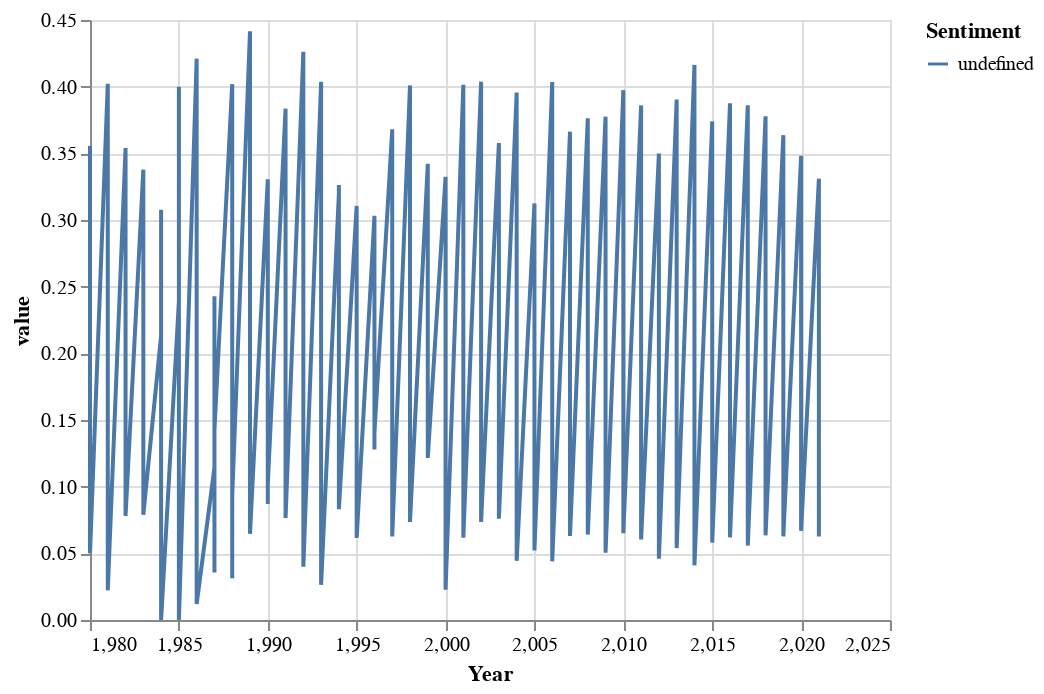

This figure's notebook cell:
### Code cell
alt.Chart(avg_sent).transform_fold(
    ['Fear', 'Happy', 'Sad', 'Surprise', 'Angry'],
).mark_line().encode(
    x='Year',
    y='value:Q',
    color='Sentiment:N'
)

### Figure 1 — Vega-Lite specification as saved in the notebook (floating-point values rounded to 4 significant figures)
{"config": {"view": {"continuousWidth": 400, "continuousHeight": 300}}, "data": {"name": "data-5b27eef47d6b00d23a67e1189e973f64"}, "mark": "line", "encoding": {"color": {"type": "nominal", "field": "Sentiment"}, "x": {"type": "quantitative", "field": "Year"}, "y": {"type": "quantitative", "field": "value"}}, "transform": [{"fold": ["Fear", "Happy", "Sad", "Surprise", "Angry"]}], "$schema": "https://vega.github.io/schema/vega-lite/v4.8.1.json", "datasets": {"data-5b27eef47d6b00d23a67e1189e973f64": [{"Year": 1980, "Happy": 0.09556, "Sad": 0.3367, "Fear": 0.3556, "Surprise": 0.1611, "Angry": 0.05}, {"Year": 1981, "Happy": 0.1944, "Sad": 0.09222, "Fear": 0.4022, "Surprise": 0.2889, "Angry": 0.02222}, {"Year": 1982, "Happy": 0.1267, "Sad": 0.2527, "Fear": 0.354, "Surprise": 0.1887, "Angry": 0.078}, {"Year": 1983, "Happy": 0.1444, "Sad": 0.3156, "Fear": 0.3378, "Surprise": 0.1244, "Angry": 0.07889}, {"Year": 1984, "Happy": 0.2133, "Sad": 0.3078, "Fear": 0.2133, "Surprise": 0.2667, "Angry": 0.0}, {"Year": 1985, "Happy": 0.1211, "Sad": 0.24, "Fear": 0.2389, "Surprise": 0.4, "Angry": 0.0}, {"Year": 1986, "Happy": 0.063, "Sad": 0.276, "Fear": 0.421, "Surprise": 0.226, "Angry": 0.012}, {"Year": 1987, "Happy": 0.03571, "Sad": 0.1757, "Fear": 0.1143, "Surprise": 0.2429, "Angry": 0.1429}, {"Year": 1988, "Happy": 0.03125, "Sad": 0.23, "Fear": 0.4019, "Surprise": 0.1187, "Angry": 0.09312}, {"Year": 1989, "Happy": 0.06692, "Sad": 0.1923, "Fear": 0.4415, "Surprise": 0.2354, "Angry": 0.06462}, {"Year": 1990, "Happy": 0.087, "Sad": 0.213, "Fear": 0.3305, "Surprise": 0.2685, "Angry": 0.1015}, {"Year": 1991, "Happy": 0.09471, "Sad": 0.2735, "Fear": 0.3835, "Surprise": 0.17, "Angry": 0.07647}, {"Year": 1992, "Happy": 0.04611, "Sad": 0.285, "Fear": 0.4261, "Surprise": 0.2011, "Angry": 0.04}, {"Year": 1993, "Happy": 0.09955, "Sad": 0.1595, "Fear": 0.4036, "Surprise": 0.265, "Angry": 0.02636}, {"Year": 1994, "Happy": 0.1119, "Sad": 0.1575, "Fear": 0.32, "Surprise": 0.3263, "Angry": 0.08313}, {"Year": 1995, "Happy": 0.1805, "Sad": 0.2411, "Fear": 0.3105, "Surprise": 0.2042, "Angry": 0.06158}, {"Year": 1996, "Happy": 0.1279, "Sad": 0.1889, "Fear": 0.3032, "Surprise": 0.2384, "Angry": 0.1405}, {"Year": 1997, "Happy": 0.1273, "Sad": 0.1507, "Fear": 0.368, "Surprise": 0.2917, "Angry": 0.06267}, {"Year": 1998, "Happy": 0.1206, "Sad": 0.221, "Fear": 0.401, "Surprise": 0.1842, "Angry": 0.07355}, {"Year": 1999, "Happy": 0.1309, "Sad": 0.2176, "Fear": 0.3421, "Surprise": 0.187, "Angry": 0.1215}, {"Year": 2000, "Happy": 0.1332, "Sad": 0.1706, "Fear": 0.3324, "Surprise": 0.2818, "Angry": 0.02265}, {"Year": 2001, "Happy": 0.0825, "Sad": 0.1533, "Fear": 0.4014, "Surprise": 0.2161, "Angry": 0.06167}, {"Year": 2002, "Happy": 0.07356, "Sad": 0.2462, "Fear": 0.4038, "Surprise": 0.2018, "Angry": 0.07378}, {"Year": 2003, "Happy": 0.1445, "Sad": 0.191, "Fear": 0.3578, "Surprise": 0.2302, "Angry": 0.07592}, {"Year": 2004, "Happy": 0.1425, "Sad": 0.1727, "Fear": 0.3956, "Surprise": 0.2278, "Angry": 0.04441}, {"Year": 2005, "Happy": 0.1696, "Sad": 0.2129, "Fear": 0.3125, "Surprise": 0.1975, "Angry": 0.05219}, {"Year": 2006, "Happy": 0.09224, "Sad": 0.2009, "Fear": 0.4035, "Surprise": 0.2122, "Angry": 0.044}, {"Year": 2007, "Happy": 0.08859, "Sad": 0.2149, "Fear": 0.3662, "Surprise": 0.2542, "Angry": 0.06306}, {"Year": 2008, "Happy": 0.1338, "Sad": 0.165, "Fear": 0.3762, "Surprise": 0.2358, "Angry": 0.06408}, {"Year": 2009, "Happy": 0.153, "Sad": 0.1815, "Fear": 0.3775, "Surprise": 0.2221, "Angry": 0.05051}, {"Year": 2010, "Happy": 0.1206, "Sad": 0.195, "Fear": 0.3974, "Surprise": 0.2039, "Angry": 0.06514}, {"Year": 2011, "Happy": 0.1259, "Sad": 0.1586, "Fear": 0.386, "Surprise": 0.2081, "Angry": 0.06036}, {"Year": 2012, "Happy": 0.1569, "Sad": 0.2007, "Fear": 0.3498, "Surprise": 0.2186, "Angry": 0.04594}, {"Year": 2013, "Happy": 0.1147, "Sad": 0.1884, "Fear": 0.3903, "Surprise": 0.233, "Angry": 0.05393}, {"Year": 2014, "Happy": 0.1001, "Sad": 0.1895, "Fear": 0.4163, "Surprise": 0.2404, "Angry": 0.04099}, {"Year": 2015, "Happy": 0.1074, "Sad": 0.2061, "Fear": 0.3739, "Surprise": 0.2335, "Angry": 0.05808}, {"Year": 2016, "Happy": 0.1068, "Sad": 0.2013, "Fear": 0.3875, "Surprise": 0.2156, "Angry": 0.06202}, {"Year": 2017, "Happy": 0.09826, "Sad": 0.2116, "Fear": 0.386, "Surprise": 0.2259, "Angry": 0.0558}, {"Year": 2018, "Happy": 0.1198, "Sad": 0.1984, "Fear": 0.3778, "Surprise": 0.2158, "Angry": 0.06347}, {"Year": 2019, "Happy": 0.1159, "Sad": 0.2017, "Fear": 0.3636, "Surprise": 0.2354, "Angry": 0.06267}, {"Year": 2020, "Happy": 0.1201, "Sad": 0.1998, "Fear": 0.3482, "Surprise": 0.2398, "Angry": 0.0669}, {"Year": 2021, "Happy": 0.2168, "Sad": 0.179, "Fear": 0.331, "Surprise": 0.2094, "Angry": 0.06258}]}}
